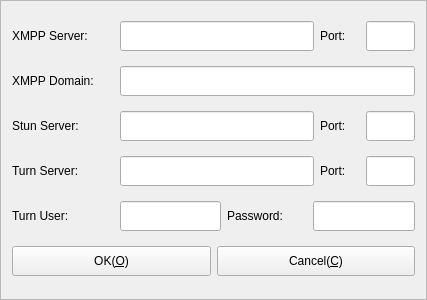
<?xml version="1.0" encoding="UTF-8"?>
<ui version="4.0">
 <class>CFrmLoginSettings</class>
 <widget class="QFrame" name="CFrmLoginSettings">
  <property name="geometry">
   <rect>
    <x>0</x>
    <y>0</y>
    <width>427</width>
    <height>300</height>
   </rect>
  </property>
  <property name="windowTitle">
   <string>Server Settings</string>
  </property>
  <property name="frameShape">
   <enum>QFrame::StyledPanel</enum>
  </property>
  <property name="frameShadow">
   <enum>QFrame::Raised</enum>
  </property>
  <layout class="QGridLayout" name="gridLayout">
   <item row="0" column="0">
    <layout class="QHBoxLayout" name="horizontalLayout">
     <item>
      <widget class="QLabel" name="label_7">
       <property name="sizePolicy">
        <sizepolicy hsizetype="Preferred" vsizetype="Preferred">
         <horstretch>0</horstretch>
         <verstretch>0</verstretch>
        </sizepolicy>
       </property>
       <property name="minimumSize">
        <size>
         <width>102</width>
         <height>30</height>
        </size>
       </property>
       <property name="maximumSize">
        <size>
         <width>16777215</width>
         <height>16777215</height>
        </size>
       </property>
       <property name="text">
        <string>XMPP Server:</string>
       </property>
       <property name="wordWrap">
        <bool>true</bool>
       </property>
      </widget>
     </item>
     <item>
      <widget class="QLineEdit" name="txtXmppServer">
       <property name="sizePolicy">
        <sizepolicy hsizetype="Expanding" vsizetype="Fixed">
         <horstretch>4</horstretch>
         <verstretch>0</verstretch>
        </sizepolicy>
       </property>
       <property name="minimumSize">
        <size>
         <width>0</width>
         <height>30</height>
        </size>
       </property>
       <property name="maximumSize">
        <size>
         <width>16777215</width>
         <height>16777215</height>
        </size>
       </property>
      </widget>
     </item>
     <item>
      <widget class="QLabel" name="label_8">
       <property name="sizePolicy">
        <sizepolicy hsizetype="Preferred" vsizetype="Preferred">
         <horstretch>0</horstretch>
         <verstretch>0</verstretch>
        </sizepolicy>
       </property>
       <property name="minimumSize">
        <size>
         <width>40</width>
         <height>30</height>
        </size>
       </property>
       <property name="maximumSize">
        <size>
         <width>16777215</width>
         <height>16777215</height>
        </size>
       </property>
       <property name="text">
        <string>Port:</string>
       </property>
       <property name="wordWrap">
        <bool>true</bool>
       </property>
      </widget>
     </item>
     <item>
      <widget class="QLineEdit" name="txtXmppPort">
       <property name="sizePolicy">
        <sizepolicy hsizetype="Expanding" vsizetype="Fixed">
         <horstretch>1</horstretch>
         <verstretch>0</verstretch>
        </sizepolicy>
       </property>
       <property name="minimumSize">
        <size>
         <width>0</width>
         <height>30</height>
        </size>
       </property>
       <property name="maximumSize">
        <size>
         <width>16777215</width>
         <height>16777215</height>
        </size>
       </property>
      </widget>
     </item>
    </layout>
   </item>
   <item row="1" column="0">
    <layout class="QHBoxLayout" name="horizontalLayout_6">
     <item>
      <widget class="QLabel" name="label_11">
       <property name="sizePolicy">
        <sizepolicy hsizetype="Preferred" vsizetype="Preferred">
         <horstretch>0</horstretch>
         <verstretch>0</verstretch>
        </sizepolicy>
       </property>
       <property name="minimumSize">
        <size>
         <width>102</width>
         <height>30</height>
        </size>
       </property>
       <property name="maximumSize">
        <size>
         <width>16777215</width>
         <height>16777215</height>
        </size>
       </property>
       <property name="text">
        <string>XMPP Domain:</string>
       </property>
       <property name="wordWrap">
        <bool>true</bool>
       </property>
      </widget>
     </item>
     <item>
      <widget class="QLineEdit" name="txtXmppDomain">
       <property name="sizePolicy">
        <sizepolicy hsizetype="Expanding" vsizetype="Fixed">
         <horstretch>4</horstretch>
         <verstretch>0</verstretch>
        </sizepolicy>
       </property>
       <property name="minimumSize">
        <size>
         <width>0</width>
         <height>30</height>
        </size>
       </property>
       <property name="maximumSize">
        <size>
         <width>16777215</width>
         <height>16777215</height>
        </size>
       </property>
      </widget>
     </item>
    </layout>
   </item>
   <item row="2" column="0">
    <layout class="QHBoxLayout" name="horizontalLayout_2">
     <item>
      <widget class="QLabel" name="label_3">
       <property name="sizePolicy">
        <sizepolicy hsizetype="Preferred" vsizetype="Preferred">
         <horstretch>0</horstretch>
         <verstretch>0</verstretch>
        </sizepolicy>
       </property>
       <property name="minimumSize">
        <size>
         <width>102</width>
         <height>30</height>
        </size>
       </property>
       <property name="maximumSize">
        <size>
         <width>16777215</width>
         <height>16777215</height>
        </size>
       </property>
       <property name="text">
        <string>Stun Server:</string>
       </property>
       <property name="wordWrap">
        <bool>true</bool>
       </property>
      </widget>
     </item>
     <item>
      <widget class="QLineEdit" name="txtStunServer">
       <property name="sizePolicy">
        <sizepolicy hsizetype="Expanding" vsizetype="Fixed">
         <horstretch>4</horstretch>
         <verstretch>0</verstretch>
        </sizepolicy>
       </property>
       <property name="minimumSize">
        <size>
         <width>0</width>
         <height>30</height>
        </size>
       </property>
       <property name="maximumSize">
        <size>
         <width>16777215</width>
         <height>16777215</height>
        </size>
       </property>
      </widget>
     </item>
     <item>
      <widget class="QLabel" name="label_4">
       <property name="sizePolicy">
        <sizepolicy hsizetype="Preferred" vsizetype="Preferred">
         <horstretch>0</horstretch>
         <verstretch>0</verstretch>
        </sizepolicy>
       </property>
       <property name="minimumSize">
        <size>
         <width>40</width>
         <height>30</height>
        </size>
       </property>
       <property name="maximumSize">
        <size>
         <width>16777215</width>
         <height>16777215</height>
        </size>
       </property>
       <property name="text">
        <string>Port:</string>
       </property>
       <property name="wordWrap">
        <bool>true</bool>
       </property>
      </widget>
     </item>
     <item>
      <widget class="QLineEdit" name="txtStunPort">
       <property name="sizePolicy">
        <sizepolicy hsizetype="Expanding" vsizetype="Fixed">
         <horstretch>1</horstretch>
         <verstretch>0</verstretch>
        </sizepolicy>
       </property>
       <property name="minimumSize">
        <size>
         <width>0</width>
         <height>30</height>
        </size>
       </property>
       <property name="maximumSize">
        <size>
         <width>16777215</width>
         <height>16777215</height>
        </size>
       </property>
      </widget>
     </item>
    </layout>
   </item>
   <item row="3" column="0">
    <layout class="QHBoxLayout" name="horizontalLayout_3">
     <item>
      <widget class="QLabel" name="label_5">
       <property name="sizePolicy">
        <sizepolicy hsizetype="Preferred" vsizetype="Preferred">
         <horstretch>0</horstretch>
         <verstretch>0</verstretch>
        </sizepolicy>
       </property>
       <property name="minimumSize">
        <size>
         <width>102</width>
         <height>30</height>
        </size>
       </property>
       <property name="maximumSize">
        <size>
         <width>16777215</width>
         <height>16777215</height>
        </size>
       </property>
       <property name="text">
        <string>Turn Server:</string>
       </property>
       <property name="wordWrap">
        <bool>true</bool>
       </property>
      </widget>
     </item>
     <item>
      <widget class="QLineEdit" name="txtTurnServer">
       <property name="sizePolicy">
        <sizepolicy hsizetype="Expanding" vsizetype="Fixed">
         <horstretch>4</horstretch>
         <verstretch>0</verstretch>
        </sizepolicy>
       </property>
       <property name="minimumSize">
        <size>
         <width>0</width>
         <height>30</height>
        </size>
       </property>
       <property name="maximumSize">
        <size>
         <width>16777215</width>
         <height>16777215</height>
        </size>
       </property>
      </widget>
     </item>
     <item>
      <widget class="QLabel" name="label_6">
       <property name="sizePolicy">
        <sizepolicy hsizetype="Preferred" vsizetype="Preferred">
         <horstretch>0</horstretch>
         <verstretch>0</verstretch>
        </sizepolicy>
       </property>
       <property name="minimumSize">
        <size>
         <width>40</width>
         <height>30</height>
        </size>
       </property>
       <property name="maximumSize">
        <size>
         <width>16777215</width>
         <height>16777215</height>
        </size>
       </property>
       <property name="text">
        <string>Port:</string>
       </property>
       <property name="wordWrap">
        <bool>true</bool>
       </property>
      </widget>
     </item>
     <item>
      <widget class="QLineEdit" name="txtTurnPort">
       <property name="sizePolicy">
        <sizepolicy hsizetype="Expanding" vsizetype="Fixed">
         <horstretch>1</horstretch>
         <verstretch>0</verstretch>
        </sizepolicy>
       </property>
       <property name="minimumSize">
        <size>
         <width>0</width>
         <height>30</height>
        </size>
       </property>
       <property name="maximumSize">
        <size>
         <width>16777215</width>
         <height>16777215</height>
        </size>
       </property>
      </widget>
     </item>
    </layout>
   </item>
   <item row="4" column="0">
    <layout class="QHBoxLayout" name="horizontalLayout_4">
     <item>
      <widget class="QLabel" name="label_9">
       <property name="sizePolicy">
        <sizepolicy hsizetype="Preferred" vsizetype="Preferred">
         <horstretch>0</horstretch>
         <verstretch>0</verstretch>
        </sizepolicy>
       </property>
       <property name="minimumSize">
        <size>
         <width>102</width>
         <height>30</height>
        </size>
       </property>
       <property name="maximumSize">
        <size>
         <width>16777215</width>
         <height>16777215</height>
        </size>
       </property>
       <property name="text">
        <string>Turn User:</string>
       </property>
       <property name="wordWrap">
        <bool>true</bool>
       </property>
      </widget>
     </item>
     <item>
      <widget class="QLineEdit" name="txtUser">
       <property name="sizePolicy">
        <sizepolicy hsizetype="Expanding" vsizetype="Fixed">
         <horstretch>0</horstretch>
         <verstretch>0</verstretch>
        </sizepolicy>
       </property>
       <property name="minimumSize">
        <size>
         <width>80</width>
         <height>30</height>
        </size>
       </property>
       <property name="maximumSize">
        <size>
         <width>16777215</width>
         <height>16777215</height>
        </size>
       </property>
      </widget>
     </item>
     <item>
      <widget class="QLabel" name="label_10">
       <property name="sizePolicy">
        <sizepolicy hsizetype="Preferred" vsizetype="Preferred">
         <horstretch>0</horstretch>
         <verstretch>0</verstretch>
        </sizepolicy>
       </property>
       <property name="minimumSize">
        <size>
         <width>80</width>
         <height>30</height>
        </size>
       </property>
       <property name="maximumSize">
        <size>
         <width>16777215</width>
         <height>16777215</height>
        </size>
       </property>
       <property name="text">
        <string>Password:</string>
       </property>
       <property name="wordWrap">
        <bool>true</bool>
       </property>
      </widget>
     </item>
     <item>
      <widget class="QLineEdit" name="txtPassword">
       <property name="sizePolicy">
        <sizepolicy hsizetype="Expanding" vsizetype="Fixed">
         <horstretch>0</horstretch>
         <verstretch>0</verstretch>
        </sizepolicy>
       </property>
       <property name="minimumSize">
        <size>
         <width>80</width>
         <height>30</height>
        </size>
       </property>
       <property name="maximumSize">
        <size>
         <width>16777215</width>
         <height>16777215</height>
        </size>
       </property>
      </widget>
     </item>
    </layout>
   </item>
   <item row="5" column="0">
    <layout class="QHBoxLayout" name="horizontalLayout_5">
     <item>
      <widget class="QPushButton" name="pbOK">
       <property name="sizePolicy">
        <sizepolicy hsizetype="Preferred" vsizetype="Fixed">
         <horstretch>0</horstretch>
         <verstretch>0</verstretch>
        </sizepolicy>
       </property>
       <property name="minimumSize">
        <size>
         <width>80</width>
         <height>30</height>
        </size>
       </property>
       <property name="maximumSize">
        <size>
         <width>16777215</width>
         <height>16777215</height>
        </size>
       </property>
       <property name="toolTip">
        <string>OK</string>
       </property>
       <property name="text">
        <string>OK(&amp;O)</string>
       </property>
       <property name="icon">
        <iconset resource="../../Resource/Resource.qrc">
         <normaloff>:/icon/Accept</normaloff>:/icon/Accept</iconset>
       </property>
      </widget>
     </item>
     <item>
      <widget class="QPushButton" name="pbCanecl">
       <property name="sizePolicy">
        <sizepolicy hsizetype="Preferred" vsizetype="Fixed">
         <horstretch>0</horstretch>
         <verstretch>0</verstretch>
        </sizepolicy>
       </property>
       <property name="minimumSize">
        <size>
         <width>80</width>
         <height>30</height>
        </size>
       </property>
       <property name="maximumSize">
        <size>
         <width>16777215</width>
         <height>16777215</height>
        </size>
       </property>
       <property name="toolTip">
        <string>Cancle</string>
       </property>
       <property name="text">
        <string>Cancel(&amp;C)</string>
       </property>
       <property name="icon">
        <iconset resource="../../Resource/Resource.qrc">
         <normaloff>:/icon/Cancel</normaloff>:/icon/Cancel</iconset>
       </property>
      </widget>
     </item>
    </layout>
   </item>
  </layout>
 </widget>
 <resources>
  <include location="../../Resource/Resource.qrc"/>
 </resources>
 <connections/>
</ui>
